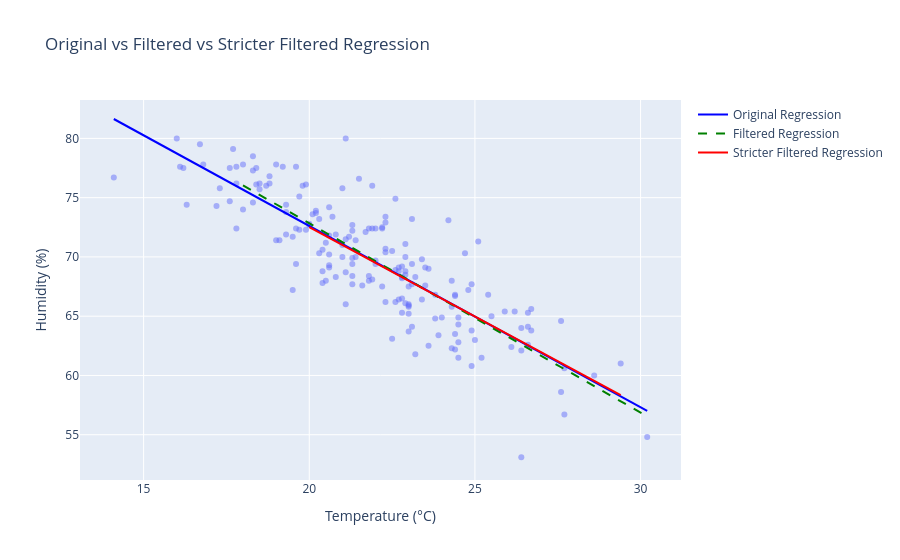

The code cell stored with this chart in its notebook:
### Markdown cell above
### Analysis of Regression Lines: Original vs Filtered Data

- The original regression line has a slope of **-1.529** and intercept **103.19**, while the filtered regression line has a slope of **-1.557** and intercept **103.83**.  
- The slight change in slope and intercept indicates that **removing extreme temperature values (outliers) slightly adjusted the regression line**.  
- Both regression lines show the same general trend: **humidity decreases as temperature increases**.  
- Filtering out outliers allowed the linear regression model to **better represent the majority of the data points**, providing a more accurate trend without changing the overall negative correlation pattern.

### Code cell
import pandas as pd
import numpy as np
from sklearn.linear_model import LinearRegression
import plotly.express as px
import plotly.graph_objects as go

# ---------------------------
# 1. Load CSV data
# ---------------------------
df = pd.read_csv("simulated_dht22_data.csv")

# ---------------------------
# 2. Original Data
# ---------------------------
X_orig = df["Temperature"].values.reshape(-1, 1)
y_orig = df["Humidity"].values

model_orig = LinearRegression()
model_orig.fit(X_orig, y_orig)

# Test values for original data
test_temps_orig = np.linspace(df["Temperature"].min(), df["Temperature"].max(), 100).reshape(-1, 1)
pred_humidity_orig = model_orig.predict(test_temps_orig)

# ---------------------------
# 3. Filtered Data (remove 5-10 outliers)
# ---------------------------
min_temp_filt = 18
max_temp_filt = 32
filtered_df = df[(df["Temperature"] >= min_temp_filt) & (df["Temperature"] <= max_temp_filt)]

X_filt = filtered_df["Temperature"].values.reshape(-1, 1)
y_filt = filtered_df["Humidity"].values

model_filt = LinearRegression()
model_filt.fit(X_filt, y_filt)

test_temps_filt = np.linspace(filtered_df["Temperature"].min(),
                              filtered_df["Temperature"].max(), 100).reshape(-1, 1)
pred_humidity_filt = model_filt.predict(test_temps_filt)

# ---------------------------
# 4. Stricter Filtered Data (remove more outliers)
# ---------------------------
min_temp_strict = 20
max_temp_strict = 30
strict_filtered_df = df[(df["Temperature"] >= min_temp_strict) & (df["Temperature"] <= max_temp_strict)]

X_strict = strict_filtered_df["Temperature"].values.reshape(-1, 1)
y_strict = strict_filtered_df["Humidity"].values

model_strict = LinearRegression()
model_strict.fit(X_strict, y_strict)

test_temps_strict = np.linspace(strict_filtered_df["Temperature"].min(),
                                strict_filtered_df["Temperature"].max(), 100).reshape(-1, 1)
pred_humidity_strict = model_strict.predict(test_temps_strict)

# ---------------------------
# 5. Plot comparison
# ---------------------------
fig = px.scatter(df, x="Temperature", y="Humidity",
                 title="Original vs Filtered vs Stricter Filtered Regression",
                 opacity=0.5, labels={"Temperature":"Temperature (°C)", "Humidity":"Humidity (%)"})

# Original Regression line
fig.add_trace(go.Scatter(x=test_temps_orig.flatten(), y=pred_humidity_orig,
                         mode="lines", name="Original Regression", line=dict(color="blue")))

# Filtered Regression line
fig.add_trace(go.Scatter(x=test_temps_filt.flatten(), y=pred_humidity_filt,
                         mode="lines", name="Filtered Regression", line=dict(color="green", dash="dash")))

# Stricter Filtered Regression line
fig.add_trace(go.Scatter(x=test_temps_strict.flatten(), y=pred_humidity_strict,
                         mode="lines", name="Stricter Filtered Regression", line=dict(color="red")))

fig.show()

# ---------------------------
# 6. Print slope and intercepts
# ---------------------------
print("Original Regression: Slope =", model_orig.coef_[0], "Intercept =", model_orig.intercept_)
print("Filtered Regression: Slope =", model_filt.coef_[0], "Intercept =", model_filt.intercept_)
print("Stricter Filtered Regression: Slope =", model_strict.coef_[0], "Intercept =", model_strict.intercept_)

### Figure 1 — Plotly figure (JSON) as saved in the notebook; plotly's stock layout.template omitted (floating-point values rounded to 4 significant figures; data arrays with more than 128 entries replaced by an {"elided": "..."} marker saying what was removed)
{"data": [{"hovertemplate": "Temperature (°C)=%{x}<br>Humidity (%)=%{y}<extra></extra>", "legendgroup": "", "marker": {"color": "#636efa", "opacity": 0.5, "symbol": "circle"}, "mode": "markers", "name": "", "orientation": "v", "showlegend": false, "type": "scatter", "x": {"elided": "180 float values"}, "xaxis": "x", "y": {"elided": "180 float values"}, "yaxis": "y"}, {"line": {"color": "blue"}, "mode": "lines", "name": "Original Regression", "type": "scatter", "x": [14.1, 14.26, 14.43, 14.59, 14.75, 14.91, 15.08, 15.24, 15.4, 15.56, 15.73, 15.89, 16.05, 16.21, 16.38, 16.54, 16.7, 16.86, 17.03, 17.19, 17.35, 17.52, 17.68, 17.84, 18.0, 18.17, 18.33, 18.49, 18.65, 18.82, 18.98, 19.14, 19.3, 19.47, 19.63, 19.79, 19.95, 20.12, 20.28, 20.44, 20.61, 20.77, 20.93, 21.09, 21.26, 21.42, 21.58, 21.74, 21.91, 22.07, 22.23, 22.39, 22.56, 22.72, 22.88, 23.04, 23.21, 23.37, 23.53, 23.69, 23.86, 24.02, 24.18, 24.35, 24.51, 24.67, 24.83, 25.0, 25.16, 25.32, 25.48, 25.65, 25.81, 25.97, 26.13, 26.3, 26.46, 26.62, 26.78, 26.95, 27.11, 27.27, 27.44, 27.6, 27.76, 27.92, 28.09, 28.25, 28.41, 28.57, 28.74, 28.9, 29.06, 29.22, 29.39, 29.55, 29.71, 29.87, 30.04, 30.2], "y": [81.64, 81.39, 81.14, 80.89, 80.64, 80.39, 80.14, 79.9, 79.65, 79.4, 79.15, 78.9, 78.65, 78.4, 78.16, 77.91, 77.66, 77.41, 77.16, 76.91, 76.66, 76.41, 76.17, 75.92, 75.67, 75.42, 75.17, 74.92, 74.67, 74.43, 74.18, 73.93, 73.68, 73.43, 73.18, 72.93, 72.68, 72.44, 72.19, 71.94, 71.69, 71.44, 71.19, 70.94, 70.7, 70.45, 70.2, 69.95, 69.7, 69.45, 69.2, 68.96, 68.71, 68.46, 68.21, 67.96, 67.71, 67.46, 67.21, 66.97, 66.72, 66.47, 66.22, 65.97, 65.72, 65.47, 65.23, 64.98, 64.73, 64.48, 64.23, 63.98, 63.73, 63.49, 63.24, 62.99, 62.74, 62.49, 62.24, 61.99, 61.74, 61.5, 61.25, 61.0, 60.75, 60.5, 60.25, 60.0, 59.76, 59.51, 59.26, 59.01, 58.76, 58.51, 58.26, 58.01, 57.77, 57.52, 57.27, 57.02]}, {"line": {"color": "green", "dash": "dash"}, "mode": "lines", "name": "Filtered Regression", "type": "scatter", "x": [18, 18.12, 18.25, 18.37, 18.49, 18.62, 18.74, 18.86, 18.99, 19.11, 19.23, 19.36, 19.48, 19.6, 19.73, 19.85, 19.97, 20.09, 20.22, 20.34, 20.46, 20.59, 20.71, 20.83, 20.96, 21.08, 21.2, 21.33, 21.45, 21.57, 21.7, 21.82, 21.94, 22.07, 22.19, 22.31, 22.44, 22.56, 22.68, 22.81, 22.93, 23.05, 23.18, 23.3, 23.42, 23.55, 23.67, 23.79, 23.92, 24.04, 24.16, 24.28, 24.41, 24.53, 24.65, 24.78, 24.9, 25.02, 25.15, 25.27, 25.39, 25.52, 25.64, 25.76, 25.89, 26.01, 26.13, 26.26, 26.38, 26.5, 26.63, 26.75, 26.87, 27.0, 27.12, 27.24, 27.37, 27.49, 27.61, 27.74, 27.86, 27.98, 28.11, 28.23, 28.35, 28.47, 28.6, 28.72, 28.84, 28.97, 29.09, 29.21, 29.34, 29.46, 29.58, 29.71, 29.83, 29.95, 30.08, 30.2], "y": [76.04, 75.84, 75.64, 75.44, 75.25, 75.05, 74.85, 74.66, 74.46, 74.26, 74.07, 73.87, 73.67, 73.48, 73.28, 73.08, 72.89, 72.69, 72.49, 72.29, 72.1, 71.9, 71.7, 71.51, 71.31, 71.11, 70.92, 70.72, 70.52, 70.33, 70.13, 69.93, 69.74, 69.54, 69.34, 69.14, 68.95, 68.75, 68.55, 68.36, 68.16, 67.96, 67.77, 67.57, 67.37, 67.18, 66.98, 66.78, 66.59, 66.39, 66.19, 65.99, 65.8, 65.6, 65.4, 65.21, 65.01, 64.81, 64.62, 64.42, 64.22, 64.03, 63.83, 63.63, 63.44, 63.24, 63.04, 62.84, 62.65, 62.45, 62.25, 62.06, 61.86, 61.66, 61.47, 61.27, 61.07, 60.88, 60.68, 60.48, 60.29, 60.09, 59.89, 59.69, 59.5, 59.3, 59.1, 58.91, 58.71, 58.51, 58.32, 58.12, 57.92, 57.73, 57.53, 57.33, 57.14, 56.94, 56.74, 56.54]}, {"line": {"color": "red"}, "mode": "lines", "name": "Stricter Filtered Regression", "type": "scatter", "x": [20, 20.09, 20.19, 20.28, 20.38, 20.47, 20.57, 20.66, 20.76, 20.85, 20.95, 21.04, 21.14, 21.23, 21.33, 21.42, 21.52, 21.61, 21.71, 21.8, 21.9, 21.99, 22.09, 22.18, 22.28, 22.37, 22.47, 22.56, 22.66, 22.75, 22.85, 22.94, 23.04, 23.13, 23.23, 23.32, 23.42, 23.51, 23.61, 23.7, 23.8, 23.89, 23.99, 24.08, 24.18, 24.27, 24.37, 24.46, 24.56, 24.65, 24.75, 24.84, 24.94, 25.03, 25.13, 25.22, 25.32, 25.41, 25.51, 25.6, 25.7, 25.79, 25.89, 25.98, 26.08, 26.17, 26.27, 26.36, 26.46, 26.55, 26.65, 26.74, 26.84, 26.93, 27.03, 27.12, 27.22, 27.31, 27.41, 27.5, 27.6, 27.69, 27.79, 27.88, 27.98, 28.07, 28.17, 28.26, 28.36, 28.45, 28.55, 28.64, 28.74, 28.83, 28.93, 29.02, 29.12, 29.21, 29.31, 29.4], "y": [72.52, 72.38, 72.23, 72.09, 71.95, 71.8, 71.66, 71.52, 71.37, 71.23, 71.09, 70.95, 70.8, 70.66, 70.52, 70.37, 70.23, 70.09, 69.94, 69.8, 69.66, 69.51, 69.37, 69.23, 69.08, 68.94, 68.8, 68.65, 68.51, 68.37, 68.22, 68.08, 67.94, 67.79, 67.65, 67.51, 67.37, 67.22, 67.08, 66.94, 66.79, 66.65, 66.51, 66.36, 66.22, 66.08, 65.93, 65.79, 65.65, 65.5, 65.36, 65.22, 65.07, 64.93, 64.79, 64.64, 64.5, 64.36, 64.22, 64.07, 63.93, 63.79, 63.64, 63.5, 63.36, 63.21, 63.07, 62.93, 62.78, 62.64, 62.5, 62.35, 62.21, 62.07, 61.92, 61.78, 61.64, 61.49, 61.35, 61.21, 61.06, 60.92, 60.78, 60.64, 60.49, 60.35, 60.21, 60.06, 59.92, 59.78, 59.63, 59.49, 59.35, 59.2, 59.06, 58.92, 58.77, 58.63, 58.49, 58.34]}], "layout": {"autosize": true, "legend": {"tracegroupgap": 0}, "title": {"text": "Original vs Filtered vs Stricter Filtered Regression"}, "xaxis": {"anchor": "y", "autorange": true, "domain": [0, 1], "range": [13.06, 31.24], "title": {"text": "Temperature (°C)"}, "type": "linear"}, "yaxis": {"anchor": "x", "autorange": true, "domain": [0, 1], "range": [50.8, 83.26], "title": {"text": "Humidity (%)"}, "type": "linear"}}}
